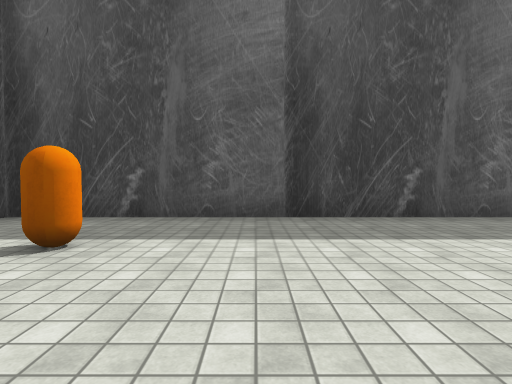
View 1 (above)

15 first-person views from a walk through a scene from a Unity 3-D project. The camera is 1.3 m above the floor, tilts 2° down and sees 80° across. The floor is counted in squares, 2 m on a side. Each view is taken from the middle of a square. On the plan, view 1 faces up. The plan holds only what a view shows up to about 10 squares ahead; the rest is blank. The place goes on beyond the plan. The player is left out. Some surface patterns are stand-ins.

View 2
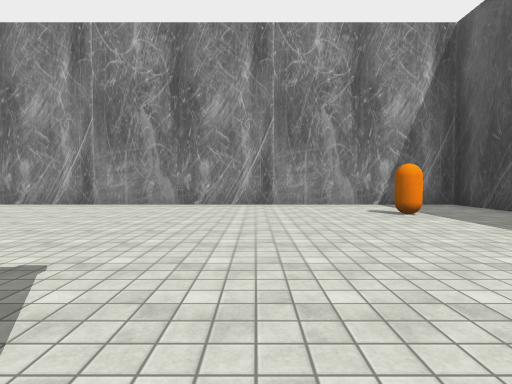

View 3
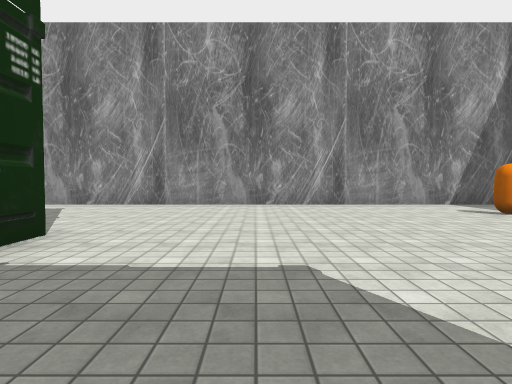

View 4
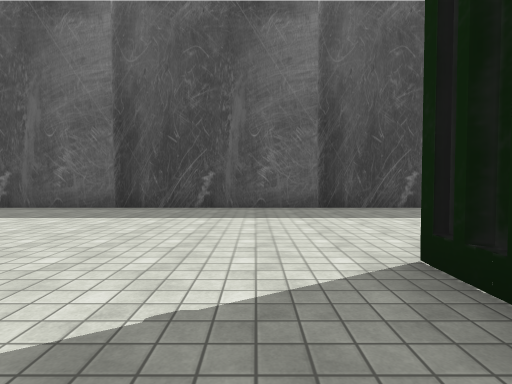

View 5
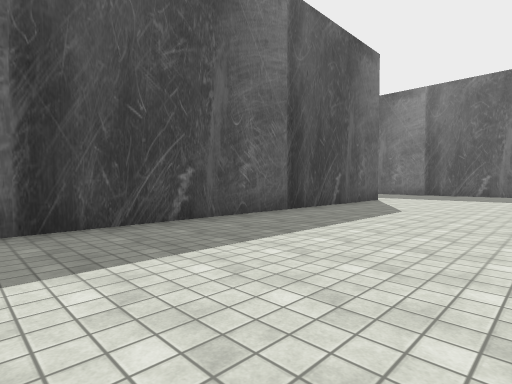

View 6
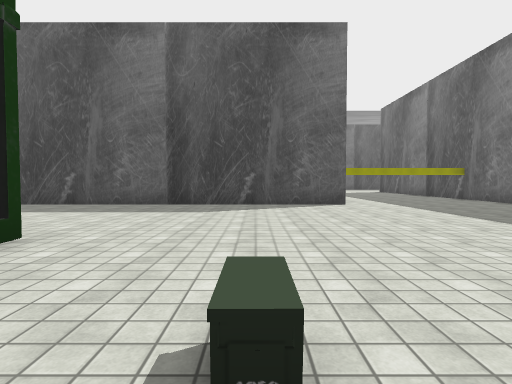

View 7
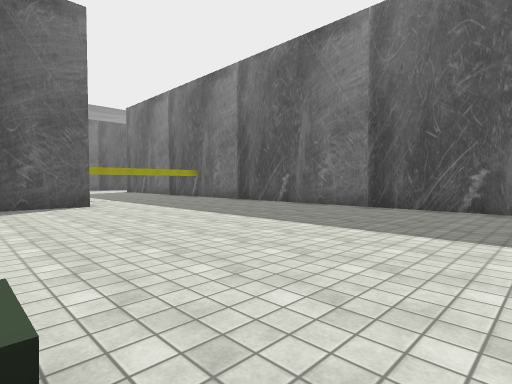

View 8
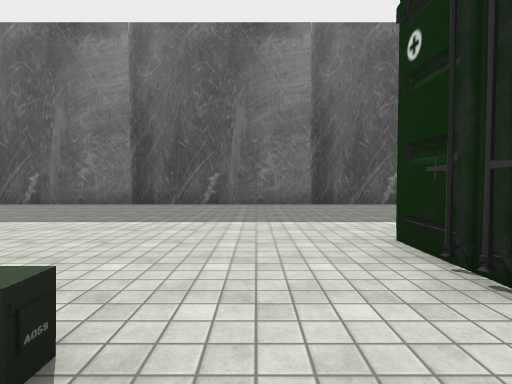

View 9
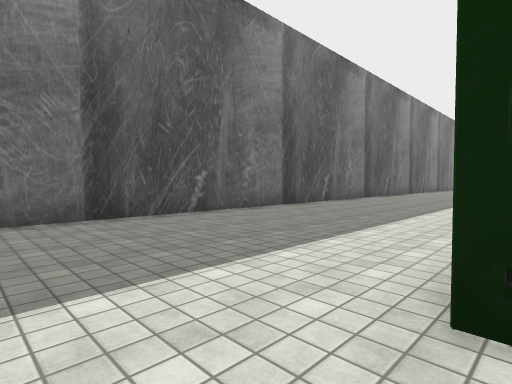

View 10
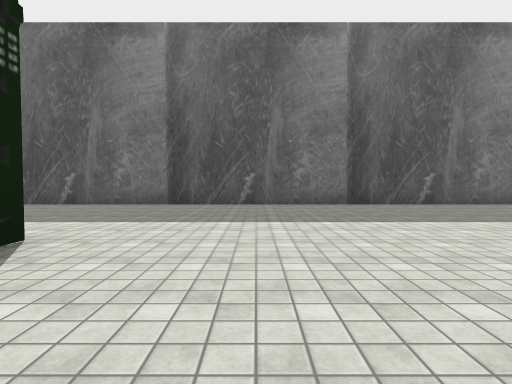

View 11
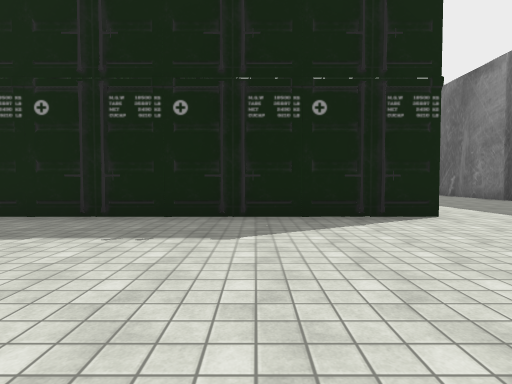

View 12
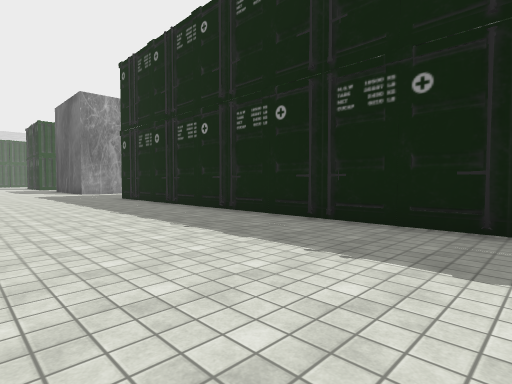

View 13
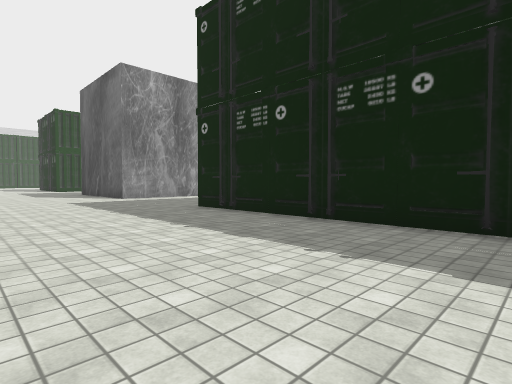

View 14
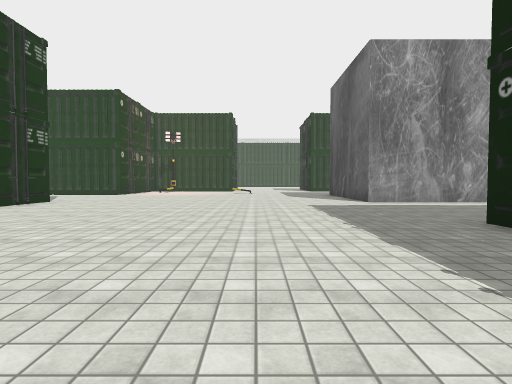

View 15
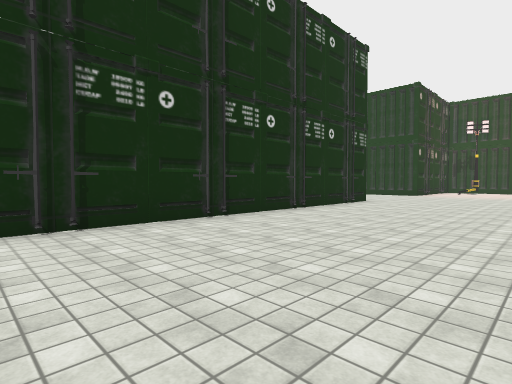

### Floor plan
Key: @ floor where view 1 was taken; # wall or solid block; . floor; C orange capsule; N container; R crate.
Columns run from 7 left of view 1 to 21 right of it. Each row starts with its distance up from view 1.
  7                        .....#
  6   #####################.....#
  5   #.........................#
  4   #.........................#
  3   #..C......................#
  2   #.........................#
  1   #.........................#
  0   #....@.....# N #..........#
 -1   #..........     ..........#
 -2   #.........       .R.......#
 -3   #........        .........#
 -4   #.......          ........#
 -5   #.....#           N##.....#
 -6   #....                .....#
 -7   #..                  .....#
 -8   #....                .....#
 -9   #.....##N####N####N##.....#
-10   ..........................#
-11   ..........................#
-12   ..........................#
-13   ..........................#
-14   ..........................#
-15   ...........      .  ......#
-16 .............          .....#
-17 .............            ...#
-18  ............             ..#
-19   ...........              .#
-20    ##N####N##

Where each view was taken, in squares from view 1:
view 1: 0 up, 0 right, facing up
view 2: 0 up, 4 right, facing left
view 3: 2 down, 4 right, facing left
view 4: 2 down, 4 right, facing up
view 5: 1 up, 5 right, facing up-right
view 6: 3 down, 13 right, facing up
view 7: 3 down, 13 right, facing up-right
view 8: 3 down, 12 right, facing right
view 9: 3 down, 15 right, facing down-right
view 10: 12 down, 12 right, facing right
view 11: 15 down, 12 right, facing up
view 12: 14 down, 12 right, facing up-left
view 13: 14 down, 7 right, facing up-left
view 14: 13 down, 5 right, facing left
view 15: 15 down, 5 right, facing down-left
